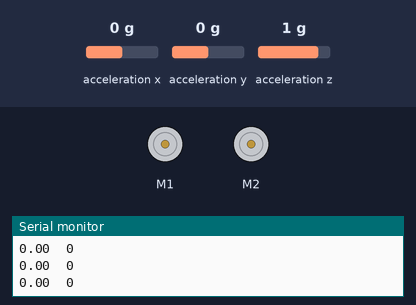
Recording of a sketch running on a simulated Arduino Uno, built with avr-gcc and run on an emulated ATmega328P. Shown: 2 × DC motor (green arrow = forward, orange = backward, longer = faster), the last lines printed to the serial monitor. The test bench sets the inputs (shaded band); at power-on: acceleration x 0 g, acceleration z 1 g, acceleration y 0 g.

Above: at 1.2 s.
1.3 s: acceleration x set to 0.8 g
At 2.5 s:
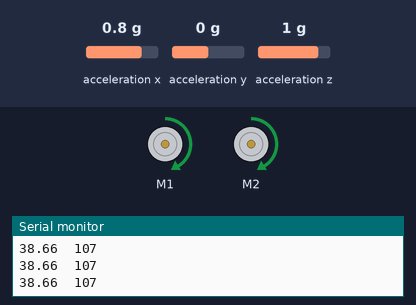
2.9 s: acceleration x set to -1.4 g
At 3.74 s:
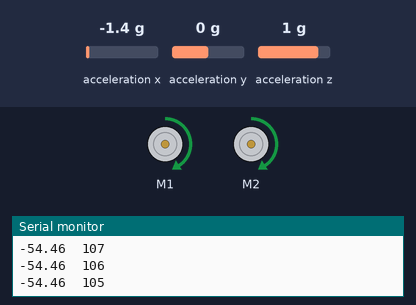
5.9 s: acceleration x set to 1.4 g
7.5 s: acceleration z set to -1.4 g
At 9.0 s:
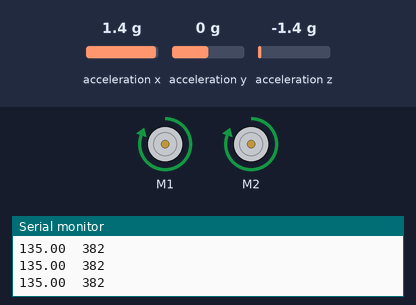
9.3 s: acceleration z set to -0.1 g
10.8 s: acceleration z set to 0.2 g
At 11.7 s:
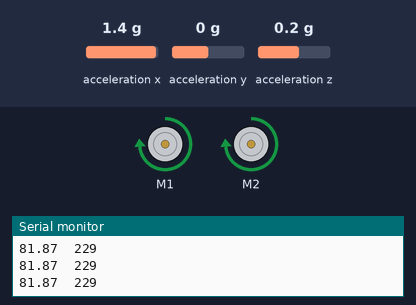
Timing chart, 0 to 13.6 s (numbered marks = the images above; inputs shaded):
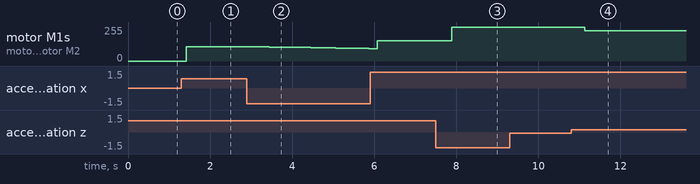

Measured:
- after the input at 1.3 s, motor M1, motor M2: stopped → forward 106/255 after 0.12 s
- after the input at 2.9 s, motor M1, motor M2: moves from forward 106/255 to forward 93/255 over 2.4 s, starting after 0.54 s
- after the input at 7.5 s, motor M1, motor M2: forward 153/255 → forward 255/255 after 0.40 s
- after the input at 10.8 s, motor M1, motor M2: forward 255/255 → forward 228/255 after 0.33 s

The sketch:

Exp8_2_WindUp.ino
```cpp
/***********************************************************************
 * Exp8_2_WindUp -- RedBot Experiment 8.2
 *
 * This is a fun demo of using the accelerometer to "wind up" the the redBot
 * As you tilt the Redbot forward, it should speed up. When you place it flat
 * it will race forward for 3 seconds and then stop.
 *
 * Hardware setup:
 * You'll need to attach the RedBot Accelerometer board to hader on the upper
 * right side of the mainboard. See the manual for details on how to do this.
 *
 * This sketch was written by SparkFun Electronics, with lots of help from
 * the Arduino community. This code is completely free for any use.
 *
 * 8 Oct 2013 M. Hord
 * Revised, 31 Oct 2014 B. Huang
 *
 * 8 Oct 2013 M. Hord
 *
 * This experiment was inspired by Paul Kassebaum at Mathworks, who made
 * one of the very first non-SparkFun demo projects and brought it to the
 * 2013 Open Hardware Summit in Boston. Thanks Paul!
 ***********************************************************************/

#include <RedBot.h>
RedBotMotors motors;
int motorPower;  // variable for setting the drive power

// The RedBot library includes support for the accelerometer. We've tried
// to make using the accelerometer as easy as to use as possible.

RedBotAccel accelerometer;

void setup(void)
{
  Serial.begin(9600);
}

void loop(void)
{
  accelerometer.read(); // updates the x, y, and z axis readings on the accelerometer

  int xAccel = accelerometer.x;
  int yAccel = accelerometer.y;
  int zAccel = accelerometer.z;

  float XZ = accelerometer.angleXZ;  // read in the XZ angle
  float YZ = accelerometer.angleYZ;  // read in the YZ angle
  float XY = accelerometer.angleXY;  // read in the XY angle

  Serial.print(XZ, 2);  // prints out floating point number with 2 decimal places
  Serial.print("\t");   // tab
  Serial.println(motorPower);  // prints out motorPower

    // if the angle is greater than 20 degrees
  if (XZ > 20)
  {
    // while the angle is greater than 20, speed up or down (match the speed to the angle)
    while(XZ > 15)  // 5 degree buffer
    {
      motorPower = map(XZ, 0, 90, 0, 255);
      motors.drive(motorPower);   // Adjust the motor power with the scaled
      //  value from the accelerometer.
      accelerometer.read();       // Update the readings, so the while() loop
      XZ = accelerometer.angleXZ; // Update the variable for the XZ angle

      // debug print statements
      Serial.print(XZ, 2);  // prints out XZ angle with 2 decimal places
      Serial.print("\t");   // tab
      Serial.println(motorPower);  // prints out motorPower
      delay(200);  // give you a chance to set the robot down
    }
  }
  // If our accelerometer reading is less than 1500, we just want to let
  //  the motor run, but slow it down a little bit at a time.
  else
  {
    motors.drive(motorPower);
    delay(200);     // We don't want to slow the motor too fast, so while
    //  we're slowing the motor, let's put in a delay so we don't blow through loop() quite as fast.
    if (motorPower > 50)
    {
      motorPower = motorPower - 1;  // reduce motorSpeed by 1 each time -- until it is less than 50, then just stop.
    }
    else
    {
      motorPower = 0;
    }
  }
}
```
